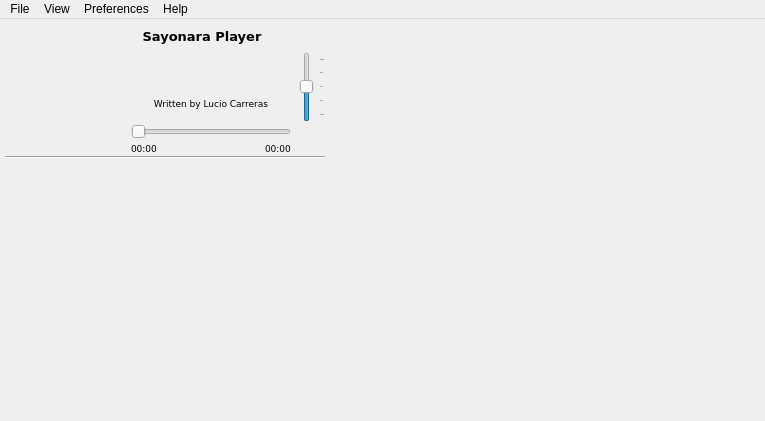
<?xml version="1.0" encoding="UTF-8"?>
<ui version="4.0">
 <class>SimplePlayer</class>
 <widget class="QMainWindow" name="SimplePlayer">
  <property name="geometry">
   <rect>
    <x>0</x>
    <y>0</y>
    <width>765</width>
    <height>421</height>
   </rect>
  </property>
  <property name="minimumSize">
   <size>
    <width>765</width>
    <height>350</height>
   </size>
  </property>
  <property name="maximumSize">
   <size>
    <width>2000</width>
    <height>2000</height>
   </size>
  </property>
  <property name="focusPolicy">
   <enum>Qt::StrongFocus</enum>
  </property>
  <property name="windowTitle">
   <string>MainWindow</string>
  </property>
  <property name="windowIcon">
   <iconset>
    <normaloff>../../.designer/backup/icons/play.png</normaloff>../../.designer/backup/icons/play.png</iconset>
  </property>
  <property name="toolButtonStyle">
   <enum>Qt::ToolButtonIconOnly</enum>
  </property>
  <property name="documentMode">
   <bool>false</bool>
  </property>
  <property name="unifiedTitleAndToolBarOnMac">
   <bool>true</bool>
  </property>
  <widget class="QWidget" name="centralwidget">
   <property name="minimumSize">
    <size>
     <width>100</width>
     <height>177</height>
    </size>
   </property>
   <layout class="QGridLayout" name="gridLayout">
    <property name="sizeConstraint">
     <enum>QLayout::SetDefaultConstraint</enum>
    </property>
    <property name="leftMargin">
     <number>5</number>
    </property>
    <property name="topMargin">
     <number>3</number>
    </property>
    <property name="rightMargin">
     <number>0</number>
    </property>
    <property name="bottomMargin">
     <number>12</number>
    </property>
    <property name="verticalSpacing">
     <number>0</number>
    </property>
    <item row="0" column="3">
     <widget class="QPushButton" name="btn_mute">
      <property name="maximumSize">
       <size>
        <width>28</width>
        <height>30</height>
       </size>
      </property>
      <property name="focusPolicy">
       <enum>Qt::NoFocus</enum>
      </property>
      <property name="text">
       <string/>
      </property>
      <property name="icon">
       <iconset>
        <normaloff>../../.designer/backup/icons/vol_mute.png</normaloff>../../.designer/backup/icons/vol_mute.png</iconset>
      </property>
      <property name="iconSize">
       <size>
        <width>24</width>
        <height>24</height>
       </size>
      </property>
      <property name="flat">
       <bool>true</bool>
      </property>
     </widget>
    </item>
    <item row="1" column="1" rowspan="2" colspan="2">
     <widget class="QLabel" name="rating">
      <property name="minimumSize">
       <size>
        <width>0</width>
        <height>20</height>
       </size>
      </property>
      <property name="maximumSize">
       <size>
        <width>16777215</width>
        <height>16</height>
       </size>
      </property>
      <property name="font">
       <font>
        <family>DejaVu Sans</family>
        <pointsize>8</pointsize>
        <weight>75</weight>
        <bold>true</bold>
        <kerning>false</kerning>
       </font>
      </property>
      <property name="autoFillBackground">
       <bool>false</bool>
      </property>
      <property name="styleSheet">
       <string notr="true"/>
      </property>
      <property name="text">
       <string/>
      </property>
      <property name="alignment">
       <set>Qt::AlignCenter</set>
      </property>
     </widget>
    </item>
    <item row="1" column="3" rowspan="6">
     <widget class="SearchSlider" name="volumeSlider">
      <property name="sizePolicy">
       <sizepolicy hsizetype="Fixed" vsizetype="Expanding">
        <horstretch>0</horstretch>
        <verstretch>0</verstretch>
       </sizepolicy>
      </property>
      <property name="maximumSize">
       <size>
        <width>28</width>
        <height>70</height>
       </size>
      </property>
      <property name="focusPolicy">
       <enum>Qt::NoFocus</enum>
      </property>
      <property name="value">
       <number>50</number>
      </property>
      <property name="tracking">
       <bool>true</bool>
      </property>
      <property name="orientation">
       <enum>Qt::Vertical</enum>
      </property>
      <property name="invertedAppearance">
       <bool>false</bool>
      </property>
      <property name="invertedControls">
       <bool>false</bool>
      </property>
      <property name="tickPosition">
       <enum>QSlider::TicksBelow</enum>
      </property>
      <property name="tickInterval">
       <number>25</number>
      </property>
     </widget>
    </item>
    <item row="7" column="3" rowspan="2">
     <widget class="QPushButton" name="btn_stop">
      <property name="minimumSize">
       <size>
        <width>28</width>
        <height>28</height>
       </size>
      </property>
      <property name="maximumSize">
       <size>
        <width>28</width>
        <height>28</height>
       </size>
      </property>
      <property name="focusPolicy">
       <enum>Qt::NoFocus</enum>
      </property>
      <property name="text">
       <string/>
      </property>
      <property name="icon">
       <iconset>
        <normaloff>../../.designer/backup/icons/stop.png</normaloff>
        <selectedoff>../../.designer/backup/icons/stop.png</selectedoff>../../.designer/backup/icons/stop.png</iconset>
      </property>
      <property name="iconSize">
       <size>
        <width>22</width>
        <height>22</height>
       </size>
      </property>
      <property name="flat">
       <bool>true</bool>
      </property>
     </widget>
    </item>
    <item row="5" column="1" colspan="2">
     <widget class="QLabel" name="album">
      <property name="sizePolicy">
       <sizepolicy hsizetype="Ignored" vsizetype="Preferred">
        <horstretch>0</horstretch>
        <verstretch>0</verstretch>
       </sizepolicy>
      </property>
      <property name="minimumSize">
       <size>
        <width>0</width>
        <height>20</height>
       </size>
      </property>
      <property name="maximumSize">
       <size>
        <width>16777215</width>
        <height>16</height>
       </size>
      </property>
      <property name="font">
       <font>
        <family>DejaVu Sans</family>
        <pointsize>7</pointsize>
       </font>
      </property>
      <property name="styleSheet">
       <string notr="true"/>
      </property>
      <property name="text">
       <string>Written by Lucio Carreras</string>
      </property>
      <property name="alignment">
       <set>Qt::AlignCenter</set>
      </property>
      <property name="wordWrap">
       <bool>true</bool>
      </property>
     </widget>
    </item>
    <item row="7" column="0" rowspan="2">
     <layout class="QHBoxLayout" name="horizontalLayout_2">
      <property name="spacing">
       <number>0</number>
      </property>
      <property name="sizeConstraint">
       <enum>QLayout::SetMaximumSize</enum>
      </property>
      <property name="bottomMargin">
       <number>0</number>
      </property>
      <item>
       <widget class="QPushButton" name="btn_bw">
        <property name="enabled">
         <bool>true</bool>
        </property>
        <property name="sizePolicy">
         <sizepolicy hsizetype="Fixed" vsizetype="Fixed">
          <horstretch>0</horstretch>
          <verstretch>0</verstretch>
         </sizepolicy>
        </property>
        <property name="minimumSize">
         <size>
          <width>28</width>
          <height>28</height>
         </size>
        </property>
        <property name="maximumSize">
         <size>
          <width>28</width>
          <height>28</height>
         </size>
        </property>
        <property name="focusPolicy">
         <enum>Qt::NoFocus</enum>
        </property>
        <property name="text">
         <string/>
        </property>
        <property name="icon">
         <iconset>
          <normaloff>../../.designer/backup/icons/bwd.png</normaloff>
          <selectedoff>../../.designer/backup/icons/bwd.png</selectedoff>../../.designer/backup/icons/bwd.png</iconset>
        </property>
        <property name="iconSize">
         <size>
          <width>20</width>
          <height>20</height>
         </size>
        </property>
        <property name="flat">
         <bool>true</bool>
        </property>
       </widget>
      </item>
      <item>
       <widget class="QPushButton" name="btn_play">
        <property name="sizePolicy">
         <sizepolicy hsizetype="Fixed" vsizetype="Fixed">
          <horstretch>0</horstretch>
          <verstretch>0</verstretch>
         </sizepolicy>
        </property>
        <property name="minimumSize">
         <size>
          <width>32</width>
          <height>34</height>
         </size>
        </property>
        <property name="maximumSize">
         <size>
          <width>32</width>
          <height>34</height>
         </size>
        </property>
        <property name="focusPolicy">
         <enum>Qt::NoFocus</enum>
        </property>
        <property name="text">
         <string/>
        </property>
        <property name="icon">
         <iconset>
          <normaloff>../../.designer/backup/icons/play.png</normaloff>
          <selectedoff>../../.designer/backup/icons/play.png</selectedoff>../../.designer/backup/icons/play.png</iconset>
        </property>
        <property name="iconSize">
         <size>
          <width>28</width>
          <height>28</height>
         </size>
        </property>
        <property name="shortcut">
         <string/>
        </property>
        <property name="autoDefault">
         <bool>false</bool>
        </property>
        <property name="default">
         <bool>false</bool>
        </property>
        <property name="flat">
         <bool>true</bool>
        </property>
       </widget>
      </item>
      <item>
       <widget class="QPushButton" name="btn_rec">
        <property name="minimumSize">
         <size>
          <width>32</width>
          <height>34</height>
         </size>
        </property>
        <property name="maximumSize">
         <size>
          <width>32</width>
          <height>34</height>
         </size>
        </property>
        <property name="focusPolicy">
         <enum>Qt::NoFocus</enum>
        </property>
        <property name="text">
         <string/>
        </property>
        <property name="iconSize">
         <size>
          <width>28</width>
          <height>28</height>
         </size>
        </property>
        <property name="checkable">
         <bool>true</bool>
        </property>
        <property name="checked">
         <bool>false</bool>
        </property>
        <property name="flat">
         <bool>true</bool>
        </property>
       </widget>
      </item>
      <item>
       <widget class="QPushButton" name="btn_fw">
        <property name="enabled">
         <bool>true</bool>
        </property>
        <property name="minimumSize">
         <size>
          <width>28</width>
          <height>28</height>
         </size>
        </property>
        <property name="maximumSize">
         <size>
          <width>28</width>
          <height>28</height>
         </size>
        </property>
        <property name="focusPolicy">
         <enum>Qt::NoFocus</enum>
        </property>
        <property name="text">
         <string/>
        </property>
        <property name="icon">
         <iconset>
          <normaloff>../../.designer/backup/icons/fwd.png</normaloff>
          <selectedoff>../../.designer/backup/icons/fwd.png</selectedoff>../../.designer/backup/icons/fwd.png</iconset>
        </property>
        <property name="iconSize">
         <size>
          <width>20</width>
          <height>20</height>
         </size>
        </property>
        <property name="flat">
         <bool>true</bool>
        </property>
       </widget>
      </item>
     </layout>
    </item>
    <item row="0" column="1" colspan="2">
     <layout class="QHBoxLayout" name="horizontalLayout_3">
      <item>
       <widget class="QLabel" name="title">
        <property name="sizePolicy">
         <sizepolicy hsizetype="Expanding" vsizetype="Preferred">
          <horstretch>0</horstretch>
          <verstretch>0</verstretch>
         </sizepolicy>
        </property>
        <property name="minimumSize">
         <size>
          <width>0</width>
          <height>30</height>
         </size>
        </property>
        <property name="maximumSize">
         <size>
          <width>16777215</width>
          <height>30</height>
         </size>
        </property>
        <property name="font">
         <font>
          <family>DejaVu Sans</family>
          <pointsize>10</pointsize>
          <weight>75</weight>
          <bold>true</bold>
         </font>
        </property>
        <property name="styleSheet">
         <string notr="true"/>
        </property>
        <property name="locale">
         <locale language="German" country="Germany"/>
        </property>
        <property name="inputMethodHints">
         <set>Qt::ImhNone</set>
        </property>
        <property name="text">
         <string>Sayonara Player</string>
        </property>
        <property name="textFormat">
         <enum>Qt::PlainText</enum>
        </property>
        <property name="scaledContents">
         <bool>true</bool>
        </property>
        <property name="alignment">
         <set>Qt::AlignCenter</set>
        </property>
        <property name="wordWrap">
         <bool>true</bool>
        </property>
        <property name="textInteractionFlags">
         <set>Qt::LinksAccessibleByMouse|Qt::TextSelectableByMouse</set>
        </property>
       </widget>
      </item>
      <item>
       <widget class="QPushButton" name="btn_correct">
        <property name="minimumSize">
         <size>
          <width>0</width>
          <height>0</height>
         </size>
        </property>
        <property name="maximumSize">
         <size>
          <width>18</width>
          <height>18</height>
         </size>
        </property>
        <property name="text">
         <string/>
        </property>
        <property name="iconSize">
         <size>
          <width>18</width>
          <height>18</height>
         </size>
        </property>
        <property name="flat">
         <bool>true</bool>
        </property>
       </widget>
      </item>
     </layout>
    </item>
    <item row="7" column="1" colspan="2">
     <widget class="SearchSlider" name="songProgress">
      <property name="sizePolicy">
       <sizepolicy hsizetype="Expanding" vsizetype="Fixed">
        <horstretch>0</horstretch>
        <verstretch>0</verstretch>
       </sizepolicy>
      </property>
      <property name="minimumSize">
       <size>
        <width>100</width>
        <height>20</height>
       </size>
      </property>
      <property name="maximumSize">
       <size>
        <width>16777215</width>
        <height>20</height>
       </size>
      </property>
      <property name="sizeIncrement">
       <size>
        <width>3</width>
        <height>0</height>
       </size>
      </property>
      <property name="font">
       <font>
        <strikeout>false</strikeout>
        <stylestrategy>PreferAntialias</stylestrategy>
       </font>
      </property>
      <property name="focusPolicy">
       <enum>Qt::NoFocus</enum>
      </property>
      <property name="orientation">
       <enum>Qt::Horizontal</enum>
      </property>
      <property name="invertedAppearance">
       <bool>false</bool>
      </property>
      <property name="invertedControls">
       <bool>false</bool>
      </property>
      <property name="tickPosition">
       <enum>QSlider::NoTicks</enum>
      </property>
      <property name="tickInterval">
       <number>20</number>
      </property>
     </widget>
    </item>
    <item row="3" column="1" rowspan="2" colspan="2">
     <widget class="QLabel" name="artist">
      <property name="sizePolicy">
       <sizepolicy hsizetype="Ignored" vsizetype="Preferred">
        <horstretch>0</horstretch>
        <verstretch>0</verstretch>
       </sizepolicy>
      </property>
      <property name="minimumSize">
       <size>
        <width>0</width>
        <height>20</height>
       </size>
      </property>
      <property name="maximumSize">
       <size>
        <width>16777215</width>
        <height>16</height>
       </size>
      </property>
      <property name="font">
       <font>
        <family>DejaVu Sans</family>
        <pointsize>7</pointsize>
       </font>
      </property>
      <property name="styleSheet">
       <string notr="true"/>
      </property>
      <property name="frameShape">
       <enum>QFrame::NoFrame</enum>
      </property>
      <property name="frameShadow">
       <enum>QFrame::Plain</enum>
      </property>
      <property name="text">
       <string/>
      </property>
      <property name="textFormat">
       <enum>Qt::AutoText</enum>
      </property>
      <property name="alignment">
       <set>Qt::AlignCenter</set>
      </property>
      <property name="wordWrap">
       <bool>true</bool>
      </property>
      <property name="openExternalLinks">
       <bool>false</bool>
      </property>
     </widget>
    </item>
    <item row="9" column="0" colspan="4">
     <widget class="Line" name="line">
      <property name="enabled">
       <bool>true</bool>
      </property>
      <property name="sizePolicy">
       <sizepolicy hsizetype="MinimumExpanding" vsizetype="Fixed">
        <horstretch>3</horstretch>
        <verstretch>0</verstretch>
       </sizepolicy>
      </property>
      <property name="minimumSize">
       <size>
        <width>320</width>
        <height>3</height>
       </size>
      </property>
      <property name="styleSheet">
       <string notr="true"/>
      </property>
      <property name="frameShadow">
       <enum>QFrame::Sunken</enum>
      </property>
      <property name="lineWidth">
       <number>1</number>
      </property>
      <property name="midLineWidth">
       <number>0</number>
      </property>
      <property name="orientation">
       <enum>Qt::Horizontal</enum>
      </property>
     </widget>
    </item>
    <item row="8" column="1" colspan="2">
     <layout class="QHBoxLayout" name="horizontalLayout">
      <property name="spacing">
       <number>2</number>
      </property>
      <item>
       <widget class="QLabel" name="curTime">
        <property name="sizePolicy">
         <sizepolicy hsizetype="Minimum" vsizetype="Preferred">
          <horstretch>0</horstretch>
          <verstretch>0</verstretch>
         </sizepolicy>
        </property>
        <property name="minimumSize">
         <size>
          <width>0</width>
          <height>0</height>
         </size>
        </property>
        <property name="maximumSize">
         <size>
          <width>30</width>
          <height>16</height>
         </size>
        </property>
        <property name="font">
         <font>
          <family>DejaVu Sans</family>
          <pointsize>7</pointsize>
         </font>
        </property>
        <property name="styleSheet">
         <string notr="true"/>
        </property>
        <property name="lineWidth">
         <number>0</number>
        </property>
        <property name="text">
         <string>00:00</string>
        </property>
       </widget>
      </item>
      <item>
       <spacer name="horizontalSpacer">
        <property name="orientation">
         <enum>Qt::Horizontal</enum>
        </property>
        <property name="sizeType">
         <enum>QSizePolicy::MinimumExpanding</enum>
        </property>
        <property name="sizeHint" stdset="0">
         <size>
          <width>40</width>
          <height>10</height>
         </size>
        </property>
       </spacer>
      </item>
      <item>
       <widget class="QLabel" name="maxTime">
        <property name="sizePolicy">
         <sizepolicy hsizetype="Minimum" vsizetype="Preferred">
          <horstretch>0</horstretch>
          <verstretch>0</verstretch>
         </sizepolicy>
        </property>
        <property name="minimumSize">
         <size>
          <width>0</width>
          <height>0</height>
         </size>
        </property>
        <property name="maximumSize">
         <size>
          <width>30</width>
          <height>16</height>
         </size>
        </property>
        <property name="font">
         <font>
          <family>DejaVu Sans</family>
          <pointsize>7</pointsize>
         </font>
        </property>
        <property name="lineWidth">
         <number>0</number>
        </property>
        <property name="text">
         <string>00:00</string>
        </property>
       </widget>
      </item>
     </layout>
    </item>
    <item row="0" column="0" rowspan="7">
     <widget class="QPushButton" name="albumCover">
      <property name="minimumSize">
       <size>
        <width>95</width>
        <height>95</height>
       </size>
      </property>
      <property name="maximumSize">
       <size>
        <width>95</width>
        <height>95</height>
       </size>
      </property>
      <property name="focusPolicy">
       <enum>Qt::NoFocus</enum>
      </property>
      <property name="text">
       <string/>
      </property>
      <property name="iconSize">
       <size>
        <width>95</width>
        <height>95</height>
       </size>
      </property>
      <property name="flat">
       <bool>true</bool>
      </property>
     </widget>
    </item>
    <item row="0" column="6" rowspan="13" colspan="4">
     <widget class="QWidget" name="library_widget" native="true">
      <property name="sizePolicy">
       <sizepolicy hsizetype="MinimumExpanding" vsizetype="Expanding">
        <horstretch>5</horstretch>
        <verstretch>0</verstretch>
       </sizepolicy>
      </property>
      <property name="minimumSize">
       <size>
        <width>430</width>
        <height>0</height>
       </size>
      </property>
      <property name="baseSize">
       <size>
        <width>0</width>
        <height>0</height>
       </size>
      </property>
      <property name="focusPolicy">
       <enum>Qt::StrongFocus</enum>
      </property>
      <property name="styleSheet">
       <string notr="true"/>
      </property>
     </widget>
    </item>
    <item row="11" column="0" colspan="4">
     <layout class="QVBoxLayout" name="verticalLayout_2">
      <property name="spacing">
       <number>0</number>
      </property>
      <item>
       <widget class="QWidget" name="plugin_widget" native="true">
        <property name="sizePolicy">
         <sizepolicy hsizetype="MinimumExpanding" vsizetype="Maximum">
          <horstretch>0</horstretch>
          <verstretch>0</verstretch>
         </sizepolicy>
        </property>
        <property name="minimumSize">
         <size>
          <width>0</width>
          <height>0</height>
         </size>
        </property>
        <property name="maximumSize">
         <size>
          <width>16777215</width>
          <height>1654887</height>
         </size>
        </property>
        <property name="styleSheet">
         <string notr="true"/>
        </property>
        <layout class="QGridLayout" name="gridLayout_2">
         <property name="topMargin">
          <number>0</number>
         </property>
         <property name="bottomMargin">
          <number>0</number>
         </property>
        </layout>
       </widget>
      </item>
      <item>
       <widget class="QScrollArea" name="playlist_widget">
        <property name="sizePolicy">
         <sizepolicy hsizetype="MinimumExpanding" vsizetype="MinimumExpanding">
          <horstretch>0</horstretch>
          <verstretch>0</verstretch>
         </sizepolicy>
        </property>
        <property name="minimumSize">
         <size>
          <width>0</width>
          <height>0</height>
         </size>
        </property>
        <property name="frameShape">
         <enum>QFrame::NoFrame</enum>
        </property>
        <property name="frameShadow">
         <enum>QFrame::Plain</enum>
        </property>
        <property name="lineWidth">
         <number>5</number>
        </property>
        <property name="verticalScrollBarPolicy">
         <enum>Qt::ScrollBarAlwaysOff</enum>
        </property>
        <property name="horizontalScrollBarPolicy">
         <enum>Qt::ScrollBarAlwaysOff</enum>
        </property>
        <property name="widgetResizable">
         <bool>true</bool>
        </property>
        <property name="alignment">
         <set>Qt::AlignLeading|Qt::AlignLeft|Qt::AlignTop</set>
        </property>
        <widget class="QWidget" name="scrollAreaWidgetContents">
         <property name="geometry">
          <rect>
           <x>0</x>
           <y>0</y>
           <width>318</width>
           <height>238</height>
          </rect>
         </property>
         <property name="sizePolicy">
          <sizepolicy hsizetype="Preferred" vsizetype="Preferred">
           <horstretch>0</horstretch>
           <verstretch>0</verstretch>
          </sizepolicy>
         </property>
         <zorder>plugin_widget</zorder>
        </widget>
       </widget>
      </item>
     </layout>
    </item>
   </layout>
  </widget>
  <widget class="QMenuBar" name="menubar">
   <property name="geometry">
    <rect>
     <x>0</x>
     <y>0</y>
     <width>765</width>
     <height>25</height>
    </rect>
   </property>
   <property name="defaultUp">
    <bool>false</bool>
   </property>
   <property name="nativeMenuBar">
    <bool>false</bool>
   </property>
   <widget class="QMenu" name="menuFle">
    <property name="title">
     <string>File</string>
    </property>
    <addaction name="action_OpenFile"/>
    <addaction name="action_OpenFolder"/>
    <addaction name="separator"/>
    <addaction name="action_ImportFolder"/>
    <addaction name="action_reloadLibrary"/>
    <addaction name="action_fetch_all_covers"/>
    <addaction name="separator"/>
    <addaction name="separator"/>
    <addaction name="action_Close"/>
   </widget>
   <widget class="QMenu" name="menuView">
    <property name="styleSheet">
     <string notr="true"/>
    </property>
    <property name="title">
     <string>View</string>
    </property>
    <addaction name="action_viewLibrary"/>
    <addaction name="action_smallPlaylistItems"/>
    <addaction name="separator"/>
    <addaction name="action_ViewEqualizer"/>
    <addaction name="action_ViewStream"/>
    <addaction name="action_ViewLFMRadio"/>
    <addaction name="action_ViewPlaylistChooser"/>
    <addaction name="separator"/>
    <addaction name="action_Dark"/>
    <addaction name="action_Fullscreen"/>
   </widget>
   <widget class="QMenu" name="menuPreferences">
    <property name="title">
     <string>Preferences</string>
    </property>
    <addaction name="action_setLibPath"/>
    <addaction name="action_lastFM"/>
    <addaction name="action_streamrecorder"/>
    <addaction name="separator"/>
    <addaction name="action_notifications"/>
    <addaction name="action_load_playlist"/>
    <addaction name="action_min2tray"/>
    <addaction name="action_only_one_instance"/>
    <addaction name="separator"/>
    <addaction name="action_SocketConnection"/>
   </widget>
   <widget class="QMenu" name="menuAbout">
    <property name="title">
     <string>Help</string>
    </property>
    <addaction name="action_about"/>
   </widget>
   <addaction name="menuFle"/>
   <addaction name="menuView"/>
   <addaction name="menuPreferences"/>
   <addaction name="menuAbout"/>
  </widget>
  <action name="action_OpenFile">
   <property name="text">
    <string>Open File</string>
   </property>
  </action>
  <action name="action_OpenFolder">
   <property name="text">
    <string>Open Folder</string>
   </property>
  </action>
  <action name="action_Close">
   <property name="text">
    <string>Close</string>
   </property>
  </action>
  <action name="action_ViewEqualizer">
   <property name="checkable">
    <bool>true</bool>
   </property>
   <property name="checked">
    <bool>false</bool>
   </property>
   <property name="text">
    <string>Equalizer</string>
   </property>
   <property name="shortcutContext">
    <enum>Qt::ApplicationShortcut</enum>
   </property>
  </action>
  <action name="action_Dark">
   <property name="checkable">
    <bool>true</bool>
   </property>
   <property name="text">
    <string>Dark</string>
   </property>
  </action>
  <action name="action_lastFM">
   <property name="icon">
    <iconset>
     <normaloff>../../Desktop/lastfm-icon.png</normaloff>../../Desktop/lastfm-icon.png</iconset>
   </property>
   <property name="text">
    <string>LastFM</string>
   </property>
  </action>
  <action name="action_reloadLibrary">
   <property name="text">
    <string>Reload Library</string>
   </property>
  </action>
  <action name="action_setLibPath">
   <property name="text">
    <string>Library Path</string>
   </property>
  </action>
  <action name="action_fetch_all_covers">
   <property name="text">
    <string>Fetch all covers</string>
   </property>
  </action>
  <action name="action_ViewLFMRadio">
   <property name="checkable">
    <bool>true</bool>
   </property>
   <property name="text">
    <string>Radio</string>
   </property>
   <property name="shortcut">
    <string extracomment="STRG + R"/>
   </property>
   <property name="shortcutContext">
    <enum>Qt::ApplicationShortcut</enum>
   </property>
   <property name="softKeyRole">
    <enum>QAction::PositiveSoftKey</enum>
   </property>
  </action>
  <action name="action_load_playlist">
   <property name="checkable">
    <bool>true</bool>
   </property>
   <property name="text">
    <string>Load Playlist On Start-Up</string>
   </property>
   <property name="toolTip">
    <string>Load playlist on startup</string>
   </property>
  </action>
  <action name="action_ImportFolder">
   <property name="text">
    <string>Import Folder</string>
   </property>
  </action>
  <action name="action_ViewPlaylistChooser">
   <property name="checkable">
    <bool>true</bool>
   </property>
   <property name="text">
    <string>Playlist Chooser</string>
   </property>
   <property name="shortcutContext">
    <enum>Qt::ApplicationShortcut</enum>
   </property>
  </action>
  <action name="action_about">
   <property name="text">
    <string>About</string>
   </property>
  </action>
  <action name="action_notification">
   <property name="checkable">
    <bool>true</bool>
   </property>
   <property name="enabled">
    <bool>true</bool>
   </property>
   <property name="text">
    <string>Notifications</string>
   </property>
  </action>
  <action name="action_OpenStream">
   <property name="text">
    <string>Open Stream</string>
   </property>
  </action>
  <action name="action_viewLibrary">
   <property name="checkable">
    <bool>true</bool>
   </property>
   <property name="checked">
    <bool>true</bool>
   </property>
   <property name="text">
    <string>Library</string>
   </property>
   <property name="shortcutContext">
    <enum>Qt::ApplicationShortcut</enum>
   </property>
  </action>
  <action name="action_min2tray">
   <property name="checkable">
    <bool>true</bool>
   </property>
   <property name="text">
    <string>Close to tray</string>
   </property>
  </action>
  <action name="action_only_one_instance">
   <property name="checkable">
    <bool>true</bool>
   </property>
   <property name="text">
    <string>Only one instance</string>
   </property>
  </action>
  <action name="action_Fullscreen">
   <property name="checkable">
    <bool>true</bool>
   </property>
   <property name="text">
    <string>Fullscreen </string>
   </property>
  </action>
  <action name="action_smallPlaylistItems">
   <property name="checkable">
    <bool>true</bool>
   </property>
   <property name="text">
    <string>Small Playlist Items</string>
   </property>
  </action>
  <action name="actionSound_Engine">
   <property name="text">
    <string>Sound Engine</string>
   </property>
  </action>
  <action name="action_engine_gst">
   <property name="text">
    <string>Gstreamer</string>
   </property>
  </action>
  <action name="action_engine_phonon">
   <property name="text">
    <string>Phonon</string>
   </property>
  </action>
  <action name="action_streamrecorder">
   <property name="checkable">
    <bool>false</bool>
   </property>
   <property name="text">
    <string>Stream recorder</string>
   </property>
  </action>
  <action name="action_streamripper_path">
   <property name="text">
    <string>Set Streamripper Path</string>
   </property>
  </action>
  <action name="action_ViewStream">
   <property name="checkable">
    <bool>true</bool>
   </property>
   <property name="text">
    <string>Stream</string>
   </property>
   <property name="shortcutContext">
    <enum>Qt::ApplicationShortcut</enum>
   </property>
  </action>
  <action name="action_SocketConnection">
   <property name="text">
    <string>Socket connection</string>
   </property>
  </action>
  <action name="action_notifications">
   <property name="text">
    <string>Notifications</string>
   </property>
  </action>
 </widget>
 <customwidgets>
  <customwidget>
   <class>SearchSlider</class>
   <extends>QSlider</extends>
   <header location="global">GUI/player/SearchSlider.h</header>
  </customwidget>
 </customwidgets>
 <resources/>
 <connections/>
</ui>
